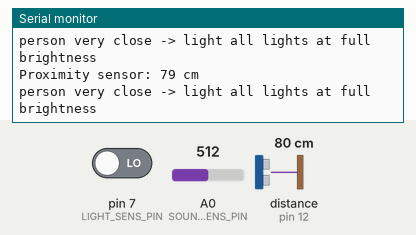
Bench run of a sketch on a simulated Arduino Uno, built with avr-gcc and run on an emulated ATmega328P. Shown: the last lines printed to the serial monitor. Wiring (inferred from the names in the program): ultrasonic range finder: trigger pin 11; echo pin 12. Inputs (shaded band) come from the test bench; at power-on: distance to the obstacle (sensor on pin 12) 80 cm, pin 7 (LIGHT_SENS_PIN) LOW, A0 (SOUND_SENS_PIN) = 512. The echo pulse lasts 58.3 µs per cm.

Above: at 2.9 s.
3.0 s: distance to the obstacle (sensor on pin 12) set to 2 cm
At 3.11 s:
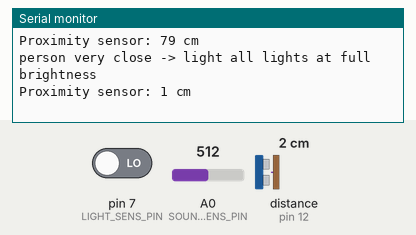
6.0 s: distance to the obstacle (sensor on pin 12) set to 4 cm
At 6.09 s:
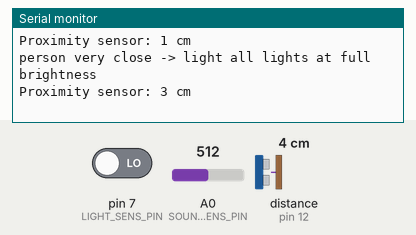
9.0 s: distance to the obstacle (sensor on pin 12) set to 9 cm
At 9.08 s:
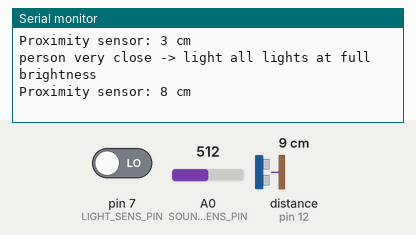
12.0 s: distance to the obstacle (sensor on pin 12) set to 18 cm
At 12.08 s:
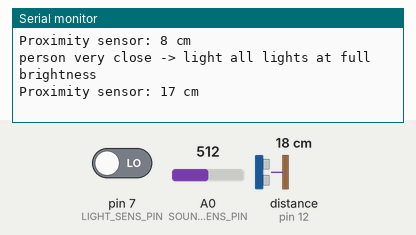
15.0 s: distance to the obstacle (sensor on pin 12) set to 35 cm
At 15.12 s:
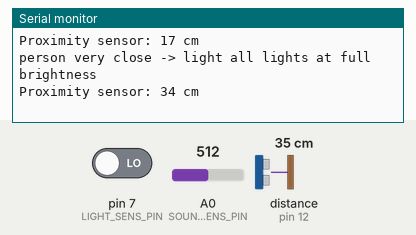
18.0 s: distance to the obstacle (sensor on pin 12) set to 120 cm
At 18.16 s:
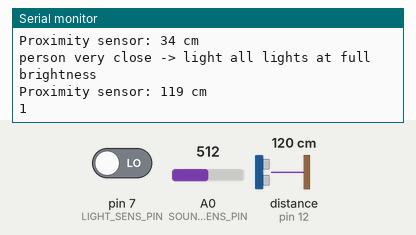
Timing chart, 0 to 20.6 s (numbered marks = the images above; inputs shaded):
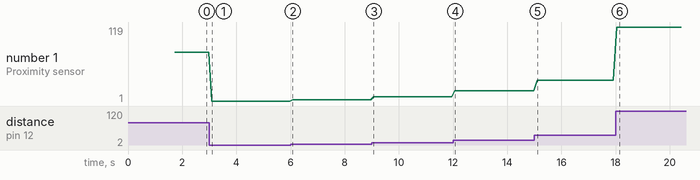

Measured:
- after the input at 3.0 s, the serial monitor: prints a new line after 0.10 s (image 1)
- after the input at 6.0 s, the serial monitor: prints a new line after 0.09 s (image 2)
- after the input at 9.0 s, the serial monitor: prints a new line after 0.07 s (image 3)
- after the input at 12.0 s, the serial monitor: prints a new line after 0.07 s (image 4)
- after the input at 15.0 s, the serial monitor: prints a new line after 0.11 s (image 5)
- after the input at 18.0 s, the serial monitor: prints a new line after 0.05 s (image 6)
- plotted number 1: 1 → 3 after the input at 6.0 s, 3 → 8 after the input at 9.0 s, 8 → 17 after the input at 12.0 s, 17 → 34 after the input at 15.0 s, 34 → 119 after the input at 18.0 s

The sketch:

light_em_all.ino
```cpp
#include "light_em_all.h"

void setup() {
    Serial.begin(9600);   // serial port begin
    prox_sens_init(PROX_SENS_TRIGGER_PIN, PROX_SENS_ECHO_PIN);
    light_sens_init(LIGHT_SENS_PIN);
    smart_leds_init(1, SMART_LEDS_NUMBER);
    sound_sens_init(SOUND_SENS_PIN);

    PROX_SENS_CONNECTED = prox_sens_check_if_connected(PROX_SENS_TRIGGER_PIN, PROX_SENS_ECHO_PIN);
    LIGHT_SENS_CONNECTED = light_sens_check_if_connected(LIGHT_SENS_PIN);
    SOUND_SENS_CONNECTED = sound_sens_check_if_connected(SOUND_SENS_PIN);

    delay(200);
}

void loop() {
    int light_sens_output = -1;

    if (LIGHT_SENS_CONNECTED) {
        light_sens_output = light_sens_run(LIGHT_SENS_PIN);
    }

    // if there's no light or the light sens is not connected
    if (light_sens_output == 1 || light_sens_output == -1) {
        if (PROX_SENS_CONNECTED) {
            long prox_sens_output = prox_sens_run(PROX_SENS_TRIGGER_PIN, PROX_SENS_ECHO_PIN);

            Serial.print("Proximity sensor: ");
            Serial.print(prox_sens_output);
            Serial.println(" cm\n");

            // person very close -> light all lights at full brightness
            if (prox_sens_output < 100) {
                Serial.print("person very close -> light all lights at full brightness");
            }
            // run normal
            else if (prox_sens_output < 1000) {
                if (SOUND_SENS_CONNECTED) {
                    int x = sound_sens_run(SOUND_SENS_PIN);
                    Serial.println(x);
                    if (x) {
                        Serial.println("sound!");
                    }
                    // run smart leds rocket effect
                }
                Serial.print("run normal");
            }
            else if (prox_sens_output >= 1000) {
                // value too big -> error -> ignore this case
            }
        }
        else {
            // no prox sens connected
        }
    }
    else {
        // too much light in the room -> do nothing
    }

    //  smart_leds_run(1, SMART_LEDS_NUMBER);
    Serial.println();
    delay(100);
}
```

light_em_all.h
```cpp
#ifndef LIGHT_EM_ALL_H_INCLUDED
#define LIGHT_EM_ALL_H_INCLUDED

#include <Arduino.h>
#include "src/prox_sens/prox_sens.h"
#include "src/light_sens/light_sens.h"
#include "src/sound_sens/sound_sens.h"
#include "src/smart_leds/smart_leds.h"
#include "config.h"

bool PROX_SENS_CONNECTED = false;
bool LIGHT_SENS_CONNECTED = false;
bool SOUND_SENS_CONNECTED = false;

extern void prox_sens_init(const int prox_sens_trigger_pin, const int prox_sens_echo_pin);
extern long prox_sens_run(const int prox_sens_trigger_pin, const int prox_sens_echo_pin);
extern bool prox_sens_check_if_connected(const int prox_sens_trigger_pin, const int prox_sens_echo_pin);

extern void light_sens_init(const int light_sens_pin);
extern int light_sens_run(const int light_sens_pin);
extern bool light_sens_check_if_connected(const int light_sens_pin);

extern int sound_sens_run(const int sound_sens_pin);
extern void sound_sens_init(const int sound_sens_pin);
extern bool sound_sens_check_if_connected(const int sound_sens_pin);

extern void smart_leds_init(const int animation_no, const int smart_leds_number);
extern void smart_leds_run(const int animation_no, const int smart_leds_number);

#endif
```

light_sens.cpp
```cpp
#include "light_sens.h"

void light_sens_init(const int light_sens_pin) {
    pinMode(light_sens_pin, INPUT);
}

int light_sens_run(const int light_sens_pin) {
    // 0 -> light; 1 -> no light
    return digitalRead(light_sens_pin);
}


bool light_sens_check_if_connected(const int light_sens_pin) {
    bool firstCheck = light_sens_run(light_sens_pin);
    delay(500);
    bool secondCheck = light_sens_run(light_sens_pin);
    delay(500);
    bool thirdCheck = light_sens_run(light_sens_pin);
    return firstCheck || secondCheck || thirdCheck;
}
```

light_sens.h
```cpp
#ifndef LIGHT_SENS_H_INCLUDED
#define LIGHT_SENS_H_INCLUDED

#include <Arduino.h>

#endif
```

prox_sens.cpp
```cpp
#include "prox_sens.h"

void prox_sens_init(const int prox_sens_trigger_pin, const int prox_sens_echo_pin) {
    pinMode(prox_sens_trigger_pin, OUTPUT); // output from arduino
    pinMode(prox_sens_echo_pin, INPUT); // input for arduino (output from sensor)
}

long prox_sens_run(const int prox_sens_trigger_pin, const int prox_sens_echo_pin) {
    long duration;

    // The sensor is triggered by a HIGH pulse of 10 or more microseconds.
    // Give a short LOW pulse beforehand to ensure a clean HIGH pulse:
    digitalWrite(prox_sens_trigger_pin, LOW);
    delayMicroseconds(5);
    digitalWrite(prox_sens_trigger_pin, HIGH);
    delayMicroseconds(10);
    digitalWrite(prox_sens_trigger_pin, LOW);

    // Read the signal from the sensor: a HIGH pulse whose
    // duration is the time (in microseconds) from the sending
    // of the ping to the reception of its echo off of an object.
    pinMode(prox_sens_echo_pin, INPUT);
    duration = pulseIn(prox_sens_echo_pin, HIGH);

    return (duration / 2) / 29.1; // Convert the time into a distance in cm
}

bool prox_sens_check_if_connected(const int prox_sens_trigger_pin, const int prox_sens_echo_pin) {
    bool firstCheck = prox_sens_run(prox_sens_trigger_pin, prox_sens_echo_pin);
    delay(200);
    bool secondCheck = prox_sens_run(prox_sens_trigger_pin, prox_sens_echo_pin);
    delay(200);
    bool thirdCheck = prox_sens_run(prox_sens_trigger_pin, prox_sens_echo_pin);
    return firstCheck || secondCheck || thirdCheck;
}
```

prox_sens.h
```cpp
#ifndef PROX_SENS_H_INCLUDED
#define PROX_SENS_H_INCLUDED

#include <Arduino.h>

#endif
```

first_animation.cpp
```cpp
#include "first_animation.h"

CRGB leds[SMART_LEDS_NUMBER];
void first_animation_init(const int smart_leds_number) {
    FastLED.addLeds<WS2812B, SMART_LEDS_PIN, GRB>(leds, smart_leds_number); //smart_leds_pin should be used instead of 8
    FastLED.setBrightness(5);
}

void first_animation_run(const int smart_leds_number, const int charge_led_number) {
    for (int i = 0; i < smart_leds_number; i++) {
        leds[i] = CRGB::Green;
        FastLED.show();
        delay(100);
        if (i != smart_leds_number - 1) {
            leds[i] = CRGB::Black;
        }
    }

    for (int i = smart_leds_number; i >= 0; --i) {
        leds[i] = CRGB::Red;
        FastLED.show();
        delay(50);
        leds[i] = CRGB::Black;
    }

    for (int i = 0; i < charge_led_number; i++) {
        leds[i] = CRGB::Blue;
        FastLED.show();
        delay(50);
    }

    for (int i = 0; i < charge_led_number; i++) {
        leds[i] = CRGB::Green;
        FastLED.show();
        delay(40);
    }

    for (int i = 0; i < charge_led_number; i++) {
        FastLED.setBrightness(100);
        leds[i] = CRGB::Cyan;
        FastLED.show();
        delay(20);
    }
}
```

first_animation.h
```cpp
#ifndef FIRST_ANIMATION_H_INCLUDED
#define FIRST_ANIMATION_H_INCLUDED

#define FASTLED_INTERNAL
#include <FastLED.h>
#include <Arduino.h>
#include "..\..\..\..\config.h"

#endif
```

smart_leds.cpp
```cpp
#include "smart_leds.h"

void smart_leds_init(const int animation_no, const int smart_leds_number) {
    if (animation_no == 1) {
        first_animation_init(smart_leds_number);
    }
}


void smart_leds_run(const int animation_no, const int smart_leds_number) {
    if (animation_no == 1) {
        first_animation_run(smart_leds_number, CHARGE_LED_NUMBER);
    }
}
```

smart_leds.h
```cpp
#ifndef SMART_LEDS_H_INCLUDED
#define SMART_LEDS_H_INCLUDED

#include "animations/first_animation/first_animation.h"

const int CHARGE_LED_NUMBER = 10;

extern void first_animation_init(const int smart_leds_number);
extern void first_animation_run(const int smart_leds_number, const int charge_led_number);

#endif
```

sound_sens.cpp
```cpp
#include "sound_sens.h"

void sound_sens_init(const int sound_sens_pin) {
    pinMode(sound_sens_pin, INPUT);
}

int sound_sens_run(const int sound_sens_pin) {
    long sum = 0;
    for (int i = 0; i < reading_loops; i++)
    {
        sum += analogRead(sound_sens_pin);
    }
    // here something doesn't work. if the sensor it's not connected, it returns like it's connected. maybe the threshold should be different
    Serial.println(sensor_threshold - (sum / reading_loops) > 3);
    Serial.println((sum / reading_loops) < sensor_threshold);
    Serial.println((sum / reading_loops));
    if (sensor_threshold - (sum / reading_loops) > 3) {
        return 1;
    }
    else if ((sum / reading_loops) < sensor_threshold){
        return -1;
    }
    return 0;
}


bool sound_sens_check_if_connected(const int sound_sens_pin) {
    return sound_sens_run(sound_sens_pin) != -1;
}
```

sound_sens.h
```cpp
#ifndef SOUND_SENS_H_INCLUDED
#define SOUND_SENS_H_INCLUDED

#include <Arduino.h>

constexpr int reading_loops = 1000;
constexpr int sensor_threshold = 1013;

#endif
```

config.h
```cpp
#ifndef CONFIG_H_INCLUDED
#define CONFIG_H_INCLUDED

// PINS
constexpr int LIGHT_SENS_PIN = 7;
constexpr int SMART_LEDS_PIN = 8;
constexpr int PROX_SENS_TRIGGER_PIN = 11; // output from arduino
constexpr int PROX_SENS_ECHO_PIN = 12; // input for arduino (output from sensor)
constexpr int SOUND_SENS_PIN = A0;

// OTHERS
constexpr int SMART_LEDS_NUMBER = 178;

#endif
```
